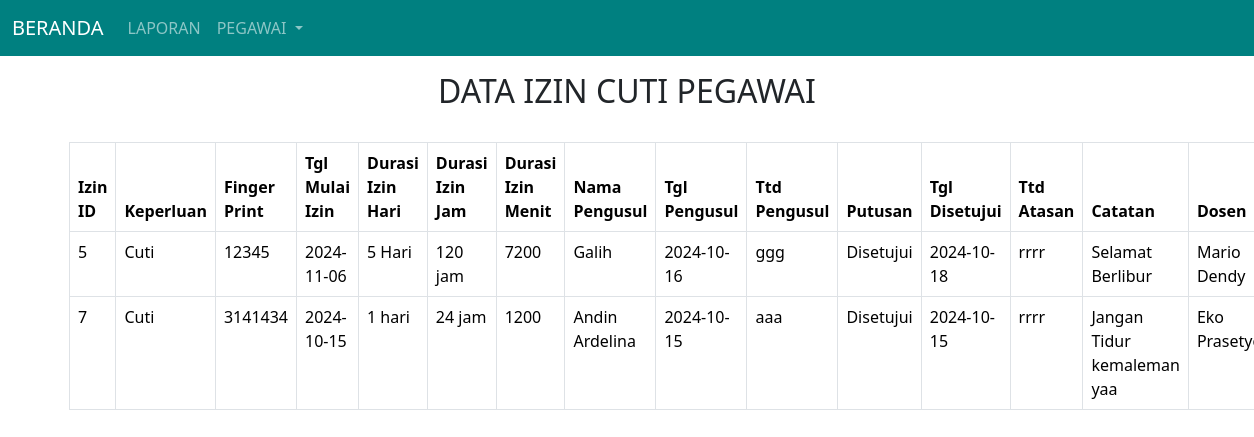
Page /tugas2_StudyKasus/tampil_cuti.php on the committed database.
### tables this page shows
CREATE TABLE `izin_ketidakhadiran_pegawai` (
  `izin_id` int NOT NULL,
  `keperluan` varchar(255) NOT NULL,
  `finger_print` varchar(20) NOT NULL,
  `tgl_mulai_izin` date NOT NULL,
  `durasi_izin_hari` varchar(20) NOT NULL,
  `durasi_izin_jam` varchar(20) NOT NULL,
  `durasi_izin_menit` varchar(20) NOT NULL,
  `nama_pengusul` varchar(255) NOT NULL,
  `tgl_usul` date NOT NULL,
  `ttd_pengusul` varchar(255) NOT NULL,
  `putusan` varchar(50) NOT NULL,
  `tgl_disetujui` date NOT NULL,
  `ttd_atasan` varchar(255) NOT NULL,
  `catatan` varchar(255) NOT NULL,
  `dosen` varchar(255) NOT NULL
);

### tugas2_StudyKasus/database.php (called while the page is built, shortened)
<?php
class Database
{
    private $host = "localhost";
    private $username = "root";
    private $pass = "";
    private $dbname = "izin_ketidakhadiran_pegawai";
    public function __construct()
    {
        $this->koneksi = new mysqli($this->host, $this->username, $this->pass, $this->dbname);
    }
}

### tugas2_StudyKasus/cuti.php (called while the page is built, shortened)
<?php
require 'database.php';
class IzinCuti extends Database
{
    public function tampilData()
    {
        $sql = "SELECT * FROM izin_ketidakhadiran_pegawai WHERE keperluan = 'Cuti' AND putusan = 'Disetujui'";
        return $this->koneksi->query($sql);
    }
}

### tugas2_StudyKasus/tampil_cuti.php (the view, shortened to what this page needs)
<!DOCTYPE html>
<html lang="en">
<head>
    <link href="https://cdn.jsdelivr.net/npm/bootstrap@5.3.3/dist/css/bootstrap.min.css" rel="stylesheet">
</head>
<body>
    <?php include 'nav.php'; ?>
    <div class="container mt-3">
        <h2>
            <center>DATA IZIN CUTI PEGAWAI</center>
        </h2><br>
        <table class="table table-bordered">
            <thead>
                <tr>
                    <th scope="col">Izin ID</th>
                    <th scope="col">Keperluan</th>
                    <th scope="col">Finger Print</th>
                    <th scope="col">Tgl Mulai Izin</th>
                    <th scope="col">Durasi Izin Hari</th>
                    <th scope="col">Durasi Izin Jam</th>
                    <th scope="col">Durasi Izin Menit</th>
                    <th scope="col">Nama Pengusul</th>
                    <th scope="col">Tgl Pengusul</th>
                    <th scope="col">Ttd Pengusul</th>
                    <th scope="col">Putusan</th>
                    <th scope="col">Tgl Disetujui</th>
                    <th scope="col">Ttd Atasan</th>
                    <th scope="col">Catatan</th>
                    <th scope="col">Dosen</th>
                </tr>
            </thead>
            <tbody>
                <?php
                include('cuti.php');
                $IzinCuti = new IzinCuti();
                $data = $IzinCuti->tampilData();
                if (!empty($data)) {
                    foreach ($data as $row) {
                ?>
                        <tr>
                            <td><?php echo $row['izin_id'] ?></td>
                            <td><?php echo $row['keperluan'] ?></td>
                            <td><?php echo $row['finger_print'] ?></td>
                            <td><?php echo $row['tgl_mulai_izin'] ?></td>
                            <td><?php echo $row['durasi_izin_hari'] ?></td>
                            <td><?php echo $row['durasi_izin_jam'] ?></td>
                            <td><?php echo $row['durasi_izin_menit'] ?></td>
                            <td><?php echo $row['nama_pengusul'] ?></td>
                            <td><?php echo $row['tgl_usul'] ?></td>
                            <td><?php echo $row['ttd_pengusul'] ?></td>
                            <td><?php echo $row['putusan'] ?></td>
                            <td><?php echo $row['tgl_disetujui'] ?></td>
                            <td><?php echo $row['ttd_atasan'] ?></td>
                            <td><?php echo $row['catatan'] ?></td>
                            <td><?php echo $row['dosen'] ?></td>
                        </tr>
                <?php
                    }
                } else {
                    echo "<tr><td colspan='16'>Data tidak ditemukan</td></tr>";
                }
                ?>
            </tbody>
        </table>
    </div>
</body>
</html>

### rows in the picture
izin_ketidakhadiran_pegawai: izin_id "5", keperluan "Cuti", finger_print "12345", tgl_mulai_izin "2024-11-06", durasi_izin_hari "5 Hari", durasi_izin_jam "120 jam", durasi_izin_menit "7200", nama_pengusul "Galih", tgl_usul "2024-10-16", ttd_pengusul "ggg", putusan "Disetujui", tgl_disetujui "2024-10-18", ttd_atasan "rrrr", catatan "Selamat Berlibur", dosen "Mario Dendy"
izin_ketidakhadiran_pegawai: izin_id "7", keperluan "Cuti", finger_print "3141434", tgl_mulai_izin "2024-10-15", durasi_izin_hari "1 hari", durasi_izin_jam "24 jam", durasi_izin_menit "1200", nama_pengusul "Andin Ardelina", tgl_usul "2024-10-15", ttd_pengusul "aaa", putusan "Disetujui", tgl_disetujui "2024-10-15", ttd_atasan "rrrr", catatan "Jangan Tidur kemaleman yaa", dosen "Eko…"
